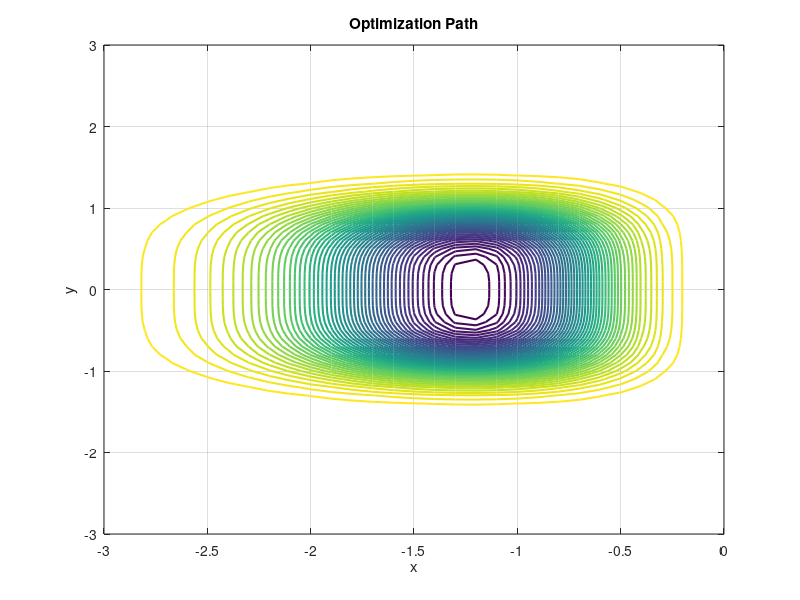

Here is the MATLAB script that generated this plot: (Note: this script raises an error after producing the figure.)
% to run each method uncomment the respective sections: 
% f(xk+gkdk) MINIMIZATION METHOD,CONSTANT GAMMA MINIMIZATION METHOD,
% ARMIJO METHOD 

clear all;

e=10^(-3);
x(1)=1;
y(1)=1;

% Define the function
f = @(x, y) x.^3 .* exp(-x.^2 - y.^4);

df_dx= @(x, y) -x^2*(2*x^2-3)*exp(-x^2-y^4);
df_dy= @(x, y) -4*x^3*y^3*exp(-x^2-y^4);

% Create a meshgrid for contour plot
[x_mesh, y_mesh] = meshgrid(-3:0.1:0, -3:0.1:3);
z = f(x_mesh, y_mesh);

figure(1);
% Plot contour lines
contour(x_mesh, y_mesh, z, 50, 'LineWidth', 1.5);
hold on;

grad=[df_dx(x(1),y(1)); df_dy(x(1),y(1))];

k=1;


% f(xk+gkdk) MINIMIZATION METHOD
%{
while norm(grad)>e
    %fprintf('%d \n',norm(grad));
    
    store_k(k) = k;
    store_f(k) = f(x(k),y(k));
    
    d(k, :) = -grad;
    %fprintf('[%d, %d ] \n',d(k,1),d(k,2));
    
    objective_function = @(gamma) f(x(k) + gamma * d(k, 1), y(k) + gamma * d(k, 2));
    
    % Search for gamma that minimizes the objective function
    optimal_gamma = gamma_opti(objective_function,0,3);
    %optimal_gamma = fminbnd(objective_function, 0, 5);
    fprintf('optimal=%d \n',optimal_gamma);
    
    % Update x and y based on the optimal gamma
    x(k+1) = x(k) + optimal_gamma * d(k, 1);
    y(k+1) = y(k) + optimal_gamma * d(k, 2);
    
     % Plot the current point
    plot(x(k:k+1), y(k:k+1), '-o');  % Connect points with lines
    hold on;
    
    % Compute the gradient at the new point
    grad = [df_dx(x(k+1), y(k+1)); df_dy(x(k+1), y(k+1))];
    
    k = k + 1;
    
end

xlabel('x');
ylabel('y');
title('Optimization Path');
grid on;

% Create a grid of x and y values
[p, g] = meshgrid(-3:0.1:3, -3:0.1:3);

% Evaluate the function on the grid
z = f(p, g);

% Plot the surface
figure(2);
%figure;
fsurf(f, [-3 3 -3 3]);
colorbar

hold on;
x_highlight = x(end);
y_highlight = y(end);
z_highlight = f(x(end),y(end));
scatter3(x_highlight, y_highlight, z_highlight, 100, 'r', 'filled'); % Red marker, replace 100 with your desired marker size
hold off;

title("3D Plot of f(x,y)");
xlabel('x');
ylabel('y');
zlabel('f(x, y)');


store_k(k) = k;
store_f(k) = f(x(k),y(k));
hold on;
figure(3);
plot(store_k,store_f,'-s')
xlabel('k')
ylabel('f(x,y)')
title("Iterations");
hold off;
%}


% CONSTANT GAMMA MINIMIZATION METHOD
%{
gamma=1;
while norm(grad)>e
    fprintf('%d \n',norm(grad));

    store_k(k) = k;
    store_f(k) = f(x(k),y(k));
    
    d(k, :) = -grad;
    
    % Update x and y based on the optimal gamma
    x(k+1) = x(k) + gamma * d(k, 1);
    y(k+1) = y(k) + gamma * d(k, 2);

     % Plot the current point
    plot(x(k:k+1), y(k:k+1), '-o');  % Connect points with lines
    hold on;
    
    % Compute the gradient at the new point
    grad = [df_dx(x(k+1), y(k+1)); df_dy(x(k+1), y(k+1))];
    
    k = k + 1;
    
end


xlabel('x');
ylabel('y');
title('Optimization Path');
grid on;

% Create a grid of x and y values
[p, g] = meshgrid(-3:0.1:3, -3:0.1:3);

% Evaluate the function on the grid
z = f(p, g);

% Plot the surface
figure(2);
%figure;
fsurf(f, [-3 3 -3 3]);
colorbar

hold on;
x_highlight = x(end);
y_highlight = y(end);
z_highlight = f(x(end),y(end));
scatter3(x_highlight, y_highlight, z_highlight, 100, 'r', 'filled'); % Red marker, replace 100 with your desired marker size
hold off;

title("3D Plot of f(x,y)");
xlabel('x');
ylabel('y');
zlabel('f(x, y)');


store_k(k) = k;
store_f(k) = f(x(k),y(k));
hold on;
figure(3);
plot(store_k,store_f,'-s')
xlabel('k')
ylabel('f(x,y)')
title("Iterations");
hold off;
%}



% ARMIJO METHOD
alpha = 1e-5; % You can adjust alpha as needed
beta = 0.5;  % You can adjust beta as needed
s = 0.5;
gamma=s;
mk = 0;
while norm(grad)>e
    fprintf('%d \n',norm(grad));

    store_k(k) = k;
    store_f(k) = f(x(k),y(k));
    
    d(k, :) = -grad;
    
    % Update x and y based on the optimal gamma
    x(k+1) = x(k) + gamma * d(k, 1);
    y(k+1) = y(k) + gamma * d(k, 2);

     % Plot the current point
    plot(x(k:k+1), y(k:k+1), '-o');  % Connect points with lines
    hold on;

    
    % Armijo condition
    while f(x(k), y(k))-f(x(k+1), y(k+1)) < -alpha*beta^(mk)*s*d(k).'*grad
        mk=mk+1;
    end
    gamma = s*beta^(mk);
    
    
    % Compute the gradient at the new point
    grad = [df_dx(x(k+1), y(k+1)); df_dy(x(k+1), y(k+1))];
    
    k = k + 1;
    
end


xlabel('x');
ylabel('y');
title('Optimization Path');
grid on;

% Create a grid of x and y values
[p, g] = meshgrid(-3:0.1:3, -3:0.1:3);

% Evaluate the function on the grid
z = f(p, g);

% Plot the surface
figure(2);
%figure;
fsurf(f, [-3 3 -3 3]);
colorbar

hold on;
x_highlight = x(end);
y_highlight = y(end);
z_highlight = f(x(end),y(end));
scatter3(x_highlight, y_highlight, z_highlight, 100, 'r', 'filled'); % Red marker, replace 100 with your desired marker size
hold off;

title("3D Plot of f(x,y)");
xlabel('x');
ylabel('y');
zlabel('f(x, y)');


store_k(k) = k;
store_f(k) = f(x(k),y(k));
hold on;
figure(3);
plot(store_k,store_f,'-s')
xlabel('k')
ylabel('f(x,y)')
title("Iterations");
hold off;



fprintf('x=%d \n',x(end));
fprintf('y=%d \n',y(end));
fprintf('k=%d \n',k);